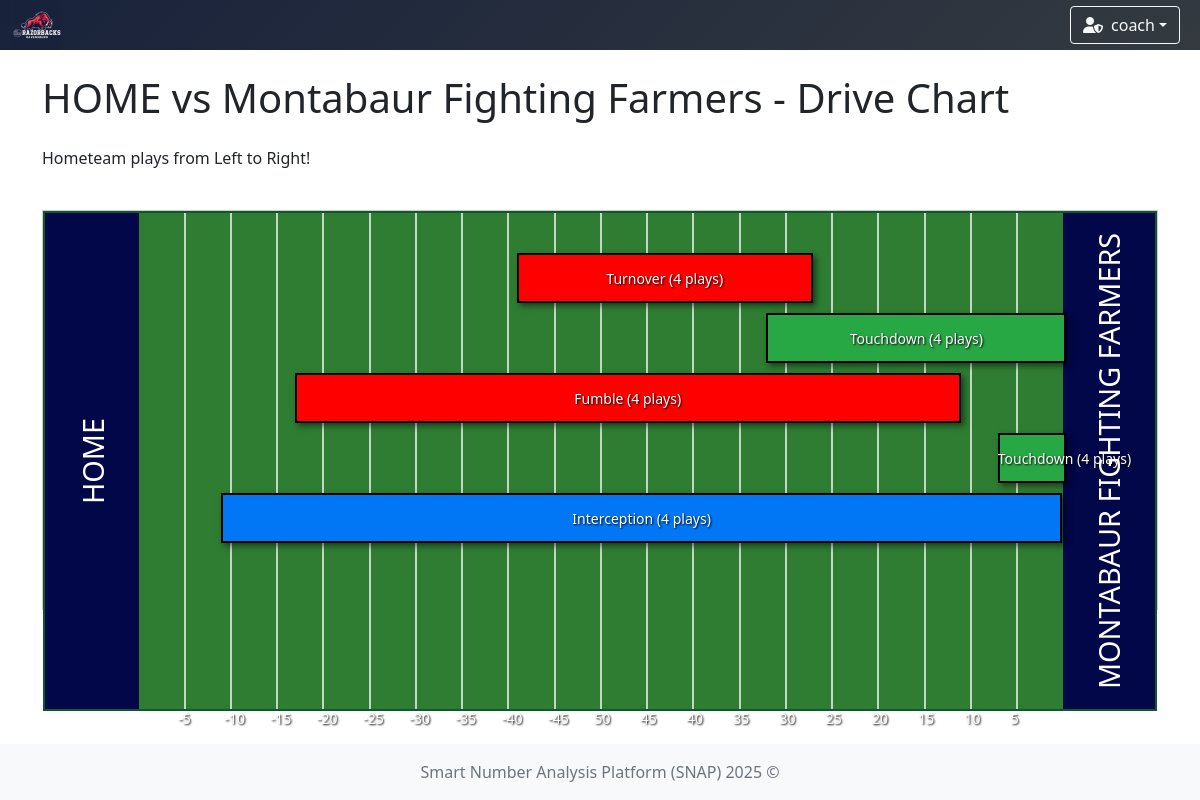
Before: /games/3/drive-chart (signed in) with the older database file.
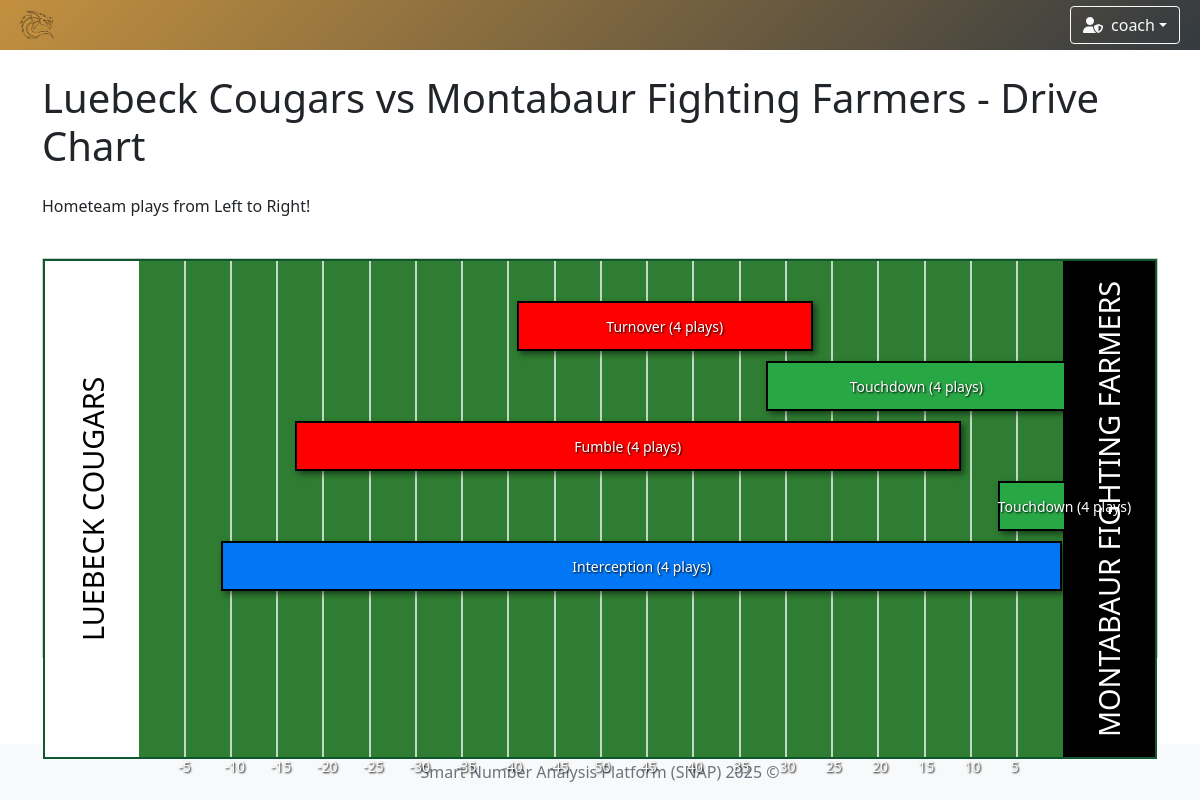
After: the same page with the newer database file.
### app/models/team.py (models this page shows)
class TeamModel(db.Model):
    __tablename__ = 'teams'
    id = db.Column(db.Integer, primary_key=True)
    name = db.Column(db.String(100), nullable=False, unique=True)  # prevent duplicate team names
    icon = db.Column(db.String(300), nullable=False)  # longer path for future-proofing
    primary_color = db.Column(db.String(20), nullable=False)
    secondary_color = db.Column(db.String(20), nullable=False)

### app/controllers/game.py (the view)
    @login_required
    def drive_chart(self, game_id):
        game = GameModel.get_by_id(game_id)
        drives = DriveModel.query.filter_by(game_id=game_id).all()
        drives_data = []
        home_team = game.home_team
        away_team = game.away_team
        home_team_color = home_team.primary_color if home_team else "#010748"
        away_team_color = away_team.primary_color if home_team else "#010748"
        home_team_text_color = get_readable_text_color(home_team_color) if home_team else "#FFFFFF"
        away_team_text_color = get_readable_text_color(away_team_color) if home_team else "#FFFFFF"
        for drive in drives:
            plays = PlayModel.query.filter_by(drive_id=drive.id).order_by(PlayModel.id).all()
            number_plays = len(plays)
            if number_plays == 0 or not plays:
                continue  # if no play in a drive, continue with the next
            raw_start = plays[0].yard_line
            raw_end = plays[-1].yard_line
            start_yard = self.convert(raw_start)
            end_yard = self.convert(raw_end) + plays[-1].gain_loss
            if drive.result and drive.result.lower() == 'touchdown': end_yard = 100
            start_yard = max(0, min(100, start_yard))
            end_yard = max(0, min(100, end_yard))
            loss_detected = end_yard < start_yard
            if loss_detected:
                temp = start_yard
                start_yard = end_yard
                end_yard = temp
            drives_data.append({
                'id': drive.id,
                'team': game.name.split(' vs ')[0],
                'start': start_yard,
                'end': end_yard,
                'result': drive.result or 'Unknown',
                'play_count': len(plays),
                'loss': loss_detected
            })
        return render_template(
            template_name_or_list='drive/drive_chart.html',
            game=game,
            drives=drives_data,
            max=max,
            home = home_team_color,
            away = away_team_color,
            home_text = home_team_text_color,
            away_text = away_team_text_color
        )

### app/controllers/game.py (called while the page is built)
def get_readable_text_color(hex_color):
    hex_color = hex_color.lstrip('#')
    r, g, b = [int(hex_color[i:i+2], 16) for i in (0, 2, 4)]
    brightness = 0.299 * r + 0.587 * g + 0.114 * b
    return "#000000" if brightness > 186 else "#ffffff"

    @staticmethod
    def convert(yard_line: int) -> int:
        if yard_line == 50:
            return 50
        if yard_line < 0:
            return -yard_line
        return 100 - yard_line

### app/controllers/user.py (called while the page is built)
    @staticmethod
    def load_user(user_id):
        return UserModel.query.get(int(user_id))

### app/models/game.py (called while the page is built)
    @classmethod
    def get_by_id(cls, game_id: int) -> Optional['GameModel']:
        return cls.query.get_or_404(game_id)

### run.py (called while the page is built)
    def _inject_context(self) -> None:
        @self.app.context_processor
        def inject_teams() -> dict:
            try:
                teams = TeamModel.query.all()
                return dict(teams=teams)
            except Exception as e:
                print(f"[!] Error injecting teams: {str(e)} ({type(e).__name__})")
                return dict(teams=[])

### app/templates/drive/drive_chart.html (shortened to what this page needs)
{% extends "system/base.html" %}
{% block content %}
<div class="container">
    <h1 class="mb-4">
        {{ game.home_team.name if game.home_team else 'HOME' }} vs
        {{ game.away_team.name if game.away_team else 'OPPONENT' }}
         - Drive Chart
    </h1>
    <div class="row">
        <div class="col">
            <p>Hometeam plays from Left to Right!</p>
            <div class="drive-chart" style="height: {{ drives|length * 60 + 100 }}px;">
                <div class="field-container"style="background: linear-gradient(to right,
                    {{ home }} 0%,{{ home }} 8.5%,
                    #2e7d32 8.5%,#2e7d32 91.75%,
                    {{ away }} 91.75%,{{ away }} 100%) !important;">
                    <div class="team-name-left" style=" color: {{ home_text }};">
                        {{ game.home_team.name if game.home_team else 'HOME' }}
                    </div>
                    <div class="team-name-right" style=" color: {{ away_text }};">
                        {{ game.away_team.name if game.away_team else 'OPPONENT' }}
                    </div>
                    {% for i in range(1, 20) %}
                    {% set yard = i * 5 %}
                    <div class="yard-line" style="left: {{ (i * 5) / 1.2 + 8.33 }}%;"></div>
                    <div class="yard-line-number" style="left: {{ (i * 5) / 1.2 + 8.33 - 0.5 }}%;">
                        {% if i == 10 %}
                        50
                        {% elif i < 10 %} {{ yard * (-1) }} {% else %} {{ 100 - yard }} {% endif %} </div>
                            {% endfor %}
                            {% for drive in drives %}
                            <div class="drive-line" style="top: {{ 40 + (loop.index0 * 60) }}px;">
                                <div class="drive-bar
                                {{ 'loss' if drive.loss else 'gain' }}
                                {{ drive.result|lower|replace(' ', '-') }}"
                                    style="left: {{ ((drive.start / 100) * 100) / 1.2 + 8.33 }}%;
                                    {% if drive.result|lower == 'touchdown' %}
                                        width: {{ 92 - (((drive.start / 100) * 100) / 1.2 + 8.33) }}%;
                                    {% else %}
                                        width: {{ (((drive.end - drive.start) / 100) * 100 | abs) / 1.2 }}%;
                                    {% endif %}
                                 ">
                                </div>
                                <div class="drive-label" style="left: {{ ((drive.start / 100) * 100) / 1.2 + 8.33 }}%;
                                    {% if drive.result|lower == 'touchdown' %}
                                        width: {{ 92 - (((drive.start / 100) * 100) / 1.2 + 8.33) }}%;
                                    {% else %}
                                        width: {{ (((drive.end - drive.start) / 100) * 100 | abs) / 1.2 }}%;
                                    {% endif %}">
                                    {{ drive.result or 'In Progress' }}
                                    ({{ drive.play_count if drive.play_count is defined else 'N/A' }} plays)
                                </div>
                            </div>
                            {% endfor %}
                    </div>
                </div>
            </div>
        </div>
    </div>
    {% endblock %}

### app/templates/system/base.html (shortened to what this page needs)
<!DOCTYPE html>
<html lang="en">
<head>
    <link href="https://cdn.jsdelivr.net/npm/bootstrap@5.1.3/dist/css/bootstrap.min.css" rel="stylesheet"/>
    <link rel="stylesheet" href="https://cdn.jsdelivr.net/npm/bootstrap-icons@1.11.3/font/bootstrap-icons.css"/>
    <link rel="stylesheet" href="https://cdnjs.cloudflare.com/ajax/libs/font-awesome/6.5.0/css/all.min.css"/>
    <link href="https://cdn.jsdelivr.net/npm/select2@4.1.0-rc.0/dist/css/select2.min.css" rel="stylesheet"/>
    <link href="https://cdn.jsdelivr.net/npm/select2-bootstrap-5-theme@1.3.0/dist/select2-bootstrap-5-theme.min.css" rel="stylesheet"/>
    <link href="https://cdn.datatables.net/1.13.6/css/dataTables.bootstrap5.min.css" rel="stylesheet"/>
    <link rel="stylesheet" href="https://cdn.datatables.net/fixedcolumns/4.3.0/css/fixedColumns.bootstrap5.min.css"/>
    <link rel="stylesheet" href="{{ url_for('static', filename='styles.css') }}"/>
</head>
<body class="{% block body_class %}{% endblock %}">
{% if current_user.is_authenticated %}
    {% set ns = namespace(navbar_color='background: linear-gradient(135deg, #4b6cb7, #182848);', team_found=False) %}
    {% if current_user.team %}
        {% set ns.navbar_color = 'background: linear-gradient(135deg, ' ~ current_user.team.primary_color ~ ', #343a40);' %}
        {% set ns.team_found = True %}
    {% endif %}
    <nav class="navbar navbar-expand-lg navbar-dark" style="{{ ns.navbar_color }}">
        <div class="container-fluid position-relative">
            <a class="navbar-brand d-flex align-items-center" href="{{ url_for('index') }}">
                {% if current_user.team and ns.team_found %}
                    <img class="team-logo" src="{{ current_user.team.icon }}" alt="{{ current_user.team.name }} logo"/>
                {% else %}
                    <a href="{{ url_for('game_options') }}" class="btn btn-outline-light me-2" title="Home">
                        <i class="fas fa-home"></i>
                    </a>
                {% endif %}
            </a>
            <div class="ms-auto d-flex align-items-center">
                <div class="dropdown me-2">
                    <button class="btn btn-outline-light dropdown-toggle d-flex align-items-center" type="button"
                            id="userDropdown" data-bs-toggle="dropdown" aria-expanded="false">
                        {% if current_user.role == 'admin' %}
                            <i class="fas fa-user-shield me-2"></i>
                        {% else %}
                            <i class="fas fa-user me-2"></i>
                        {% endif %}
                        {{ current_user.username }}
                    </button>
                </div>
            </div>
        </div>
    </nav>
{% endif %}
<div class="content-wrapper">
    <div class="container-fluid mt-4 px-4">
        <div id="toast-container" class="toast-container position-fixed bottom-0 end-0 p-3" style="z-index: 1100;">
        </div>
        {% block content %}{% endblock %}
    </div>
</div>
<footer class="footer mt-auto py-3 bg-light">
    <div class="container text-center">
        <span class="text-muted">Smart Number Analysis Platform (SNAP) 2025 ©</span>
    </div>
</footer>
</body>
</html>

Changed rows visible on the page:
removed TeamModel: team.icon (picture)
now on this page (row unchanged): TeamModel: team.icon (picture)
added TeamModel: home_team "Luebeck Cougars", home_team "LUEBECK COUGARS"
Other visible differences:
{{ game.home_team.name if game.home_team else 'HOME' }}: "HOME" → (not shown)
